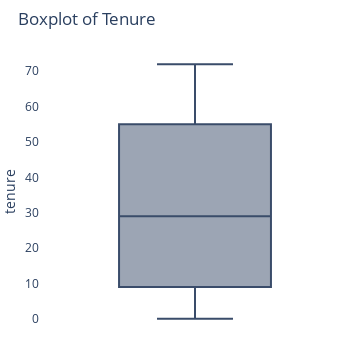

The code cell stored with this chart in its notebook:
### Markdown cell above
### 5.1. Check Outliers

### Code cell
# Create boxplot for tenure
fig_box = px.box(df, y='tenure', title='Boxplot of Tenure', color_discrete_sequence=['#3A4C6A'])

fig_box.update_layout(
    autosize=False,
    width=350,
    height=350,
    margin=dict(
        l=0,
        r=0,
        b=0,
        t=50,
        pad=0
    ),
    plot_bgcolor='white',
    showlegend=False
)

### Figure 1 — Plotly figure (JSON) as saved in the notebook; plotly's stock layout.template omitted (floating-point values rounded to 4 significant figures; data arrays with more than 128 entries replaced by an {"elided": "..."} marker saying what was removed)
{"data": [{"alignmentgroup": "True", "hovertemplate": "tenure=%{y}<extra></extra>", "legendgroup": "", "marker": {"color": "#3A4C6A"}, "name": "", "notched": false, "offsetgroup": "", "orientation": "v", "showlegend": false, "type": "box", "x0": " ", "xaxis": "x", "y": {"elided": "4930 int values"}, "y0": " ", "yaxis": "y"}], "layout": {"autosize": false, "boxmode": "group", "height": 350, "legend": {"tracegroupgap": 0}, "margin": {"b": 0, "l": 0, "pad": 0, "r": 0, "t": 50}, "plot_bgcolor": "white", "showlegend": false, "title": {"text": "Boxplot of Tenure"}, "width": 350, "xaxis": {"anchor": "y", "domain": [0, 1]}, "yaxis": {"anchor": "x", "domain": [0, 1], "title": {"text": "tenure"}}}}
